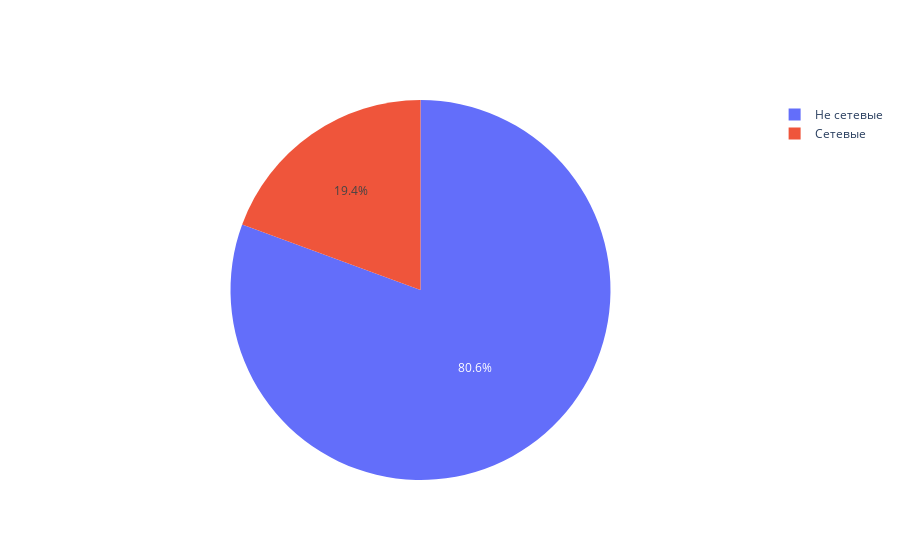

The notebook cell this image was saved under:
### Code cell
# построение круговой диаграммы
values=['12320', '2964']
labels = ['Не сетевые', 'Сетевые']
colors = sns.color_palette('pastel')[0:5]
fig = go.Figure(go.Pie(labels=labels, values=values))
fig.show()

### Figure 1 — Plotly figure (JSON) as saved in the notebook; plotly's stock layout.template omitted (floating-point values rounded to 4 significant figures)
{"data": [{"labels": ["Не сетевые", "Сетевые"], "type": "pie", "values": ["12320", "2964"]}], "layout": {}}
